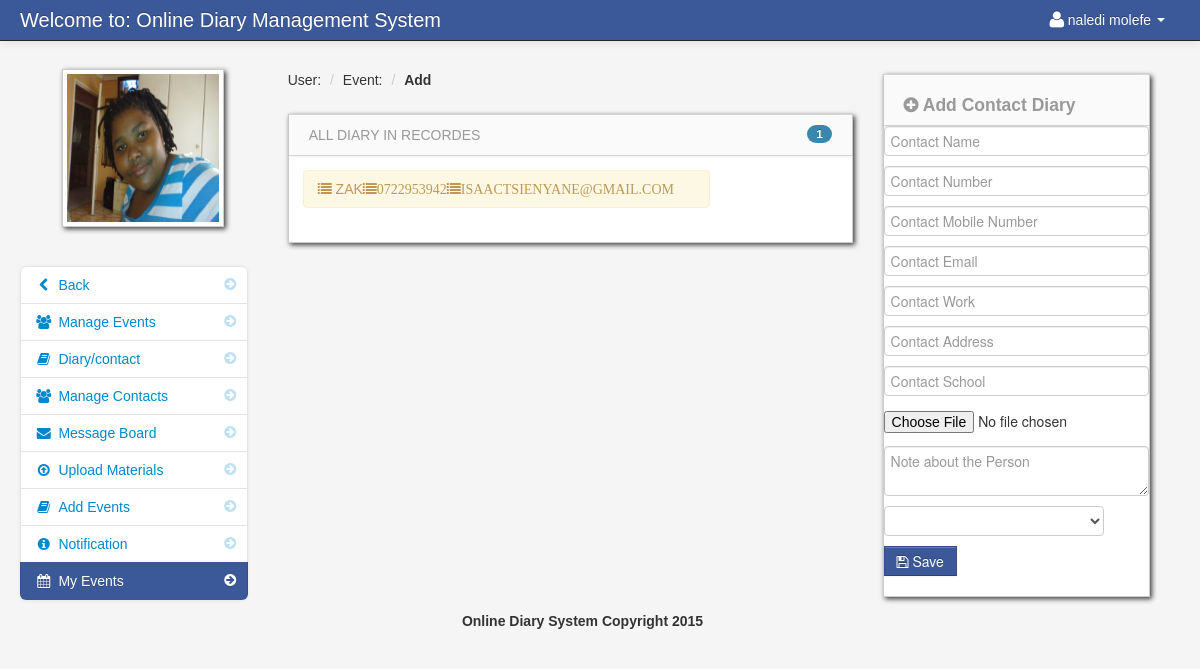
/diary/diary/diary.php?id=223 (signed in), run on the app's committed database.
### tables this page shows
CREATE TABLE IF NOT EXISTS `tbluser` (
`user_id` int(11) NOT NULL,
  `firstname` varchar(100) NOT NULL,
  `lastname` varchar(100) NOT NULL,
  `username` varchar(100) NOT NULL,
  `password` varchar(100) NOT NULL,
  `location` varchar(100) NOT NULL,
  `status` varchar(100) NOT NULL,
  `about` varchar(400) NOT NULL
);

CREATE TABLE IF NOT EXISTS `contact` (
`id` int(11) NOT NULL,
  `user_id` int(11) NOT NULL,
  `name` varchar(120) NOT NULL,
  `number` varchar(15) NOT NULL,
  `mobile` varchar(120) NOT NULL,
  `email` varchar(250) NOT NULL,
  `work` text NOT NULL,
  `address` varchar(120) NOT NULL,
  `school` varchar(120) NOT NULL,
  `pix` varchar(120) NOT NULL,
  `group` varchar(120) NOT NULL,
  `note` text NOT NULL,
  `time_add` varchar(20) NOT NULL
);

### diary/diary/session.php (called while the page is built, shortened)
<?php
$session_id=$_SESSION['id'];
?>

### diary/diary/diary.php (the view)
<?php include('header_dashboard.php');
 $id = $_GET['id']; ?>
    <body>
		<?php include('navbar.php'); ?>
        <div class="container-fluid">
            <div class="row-fluid">
				<?php include('calendar_sidebar.php'); ?>
                <div class="span6" id="content">
                     <div class="row-fluid">
					     <ul class="breadcrumb">
							<li><a href="#">User:</a> <span class="divider">/</span></li>
							<li><a href="#">Event:</a> <span class="divider">/</span></li>
							<li><a href="#"><b>Add</b></a></li>
						</ul>
                        <div id="block_bg" class="block">
                            <div class="navbar navbar-inner block-header">
								<?php
								$query = mysql_query("select * from contact where user_id = '$id'")or die(mysql_error());
									$count = mysql_num_rows($query);
								?>
                                <div id="" class="muted"><span class="muted pull-left">ALL DIARY IN RECORDES </span><span class="muted  pull-right badge badge-info"><?php echo $count; ?></span></div>
                            </div>
                            <div class="block-content collapse in">
                                <div class="span12">
									<div class="pull-left">
									<?php
									while($row = mysql_fetch_array($query)){
									?>
									<div class="alert"><i class="icon-list"></i> <?php echo strtoupper($row['name']); ?><i class="icon-list"><?php echo strtoupper($row['mobile']); ?></i><i class="icon-list"><?php echo strtoupper($row['email']); ?></i> </div>
									<?php } ?>
									</div>
                                </div>
                            </div>
                        </div>
                    </div>
                </div>
				<?php include('Add_diary.php'); ?>
            </div>
		<?php include('footer.php'); ?>
        </div>
		<?php include('script.php'); ?>
    </body>
</html>

### diary/diary/header_dashboard.php (shortened to what this page needs)
<!DOCTYPE html>
<html class="no-js">
    <head>
        <link href="admin/bootstrap/css/bootstrap.min.css" rel="stylesheet" media="screen">
        <link href="admin/bootstrap/css/bootstrap-responsive.min.css" rel="stylesheet" media="screen">
        <link href="admin/bootstrap/css/font-awesome.css" rel="stylesheet" media="screen">
        <link href="admin/bootstrap/css/my_style.css" rel="stylesheet" media="screen">
        <link href="admin/bootstrap/css/print.css" rel="stylesheet" media="print">
        <link href="admin/vendors/easypiechart/jquery.easy-pie-chart.css" rel="stylesheet" media="screen">
        <link href="admin/assets/styles.css" rel="stylesheet" media="screen">
		<link href="admin/vendors/fullcalendar/fullcalendar.css" rel="stylesheet" media="screen">
		<link href="admin/assets/DT_bootstrap.css" rel="stylesheet" media="screen">
		<link href="admin/vendors/jGrowl/jquery.jgrowl.css" rel="stylesheet" media="screen">
		<link rel="stylesheet" type="text/css" href="admin/vendors/bootstrap-wysihtml5/src/bootstrap-wysihtml5.css"></link>
		<link href="admin/vendors/jGrowl/jquery.jgrowl.css" rel="stylesheet" media="screen">
    </head>
<?php include('session.php'); ?>
<?php
	$get_id = $_SESSION['id'];
?>

### diary/diary/navbar.php (shortened to what this page needs)
<div class="navbar navbar-fixed-top navbar-inverse">
        <div class="navbar-inner">
            <div class="container-fluid">
                <a class="brand" href="#">Welcome to: Online Diary Management System</a>
				<?php if(isset($_SESSION['id'])){ ?>
					<div class="nav-collapse collapse">
						<ul class="nav pull-right">
							<?php $query= mysql_query("select * from tbluser where user_id = '$session_id'")or die(mysql_error());
									$row = mysql_fetch_array($query);
							?>
							<li class="dropdown">
								<a href="#" role="button" class="dropdown-toggle" data-toggle="dropdown"> <i class="icon-user icon-large"></i><?php echo $row['firstname']." ".$row['lastname'];  ?> <i class="caret"></i></a>
							</li>
						</ul>
					</div>
					<?php } ?>
            </div>
        </div>
</div>

### diary/diary/calendar_sidebar.php
<div class="span3" id="sidebar">
	<img id="avatar" src="admin/<?php echo $row['location']; ?>" class="img-polaroid">
		<ul class="nav nav-list bs-docs-sidenav nav-collapse collapse">
				<li class=""><a href="dasboard.php"><i class="icon-chevron-right"></i><i class="icon-chevron-left"></i>&nbsp;Back</a></li>
				<li class=""><a href="manage.php<?php echo '?id='.$get_id; ?>"><i class="icon-chevron-right"></i><i class="icon-group"></i>&nbsp;Manage Events</a></li>
				<li class=""><a href="diary.php<?php echo '?id='.$get_id; ?>"><i class="icon-chevron-right"></i><i class="icon-book"></i>&nbsp;Diary/contact</a></li>
				<li class=""><a href="contacts.php<?php echo '?id='.$get_id; ?>"><i class="icon-chevron-right"></i><i class="icon-group"></i>&nbsp;Manage Contacts</a></li>
				<li class=""><a href="message.php<?php echo '?id='.$get_id; ?>"><i class="icon-chevron-right"></i><i class="icon-envelope-alt"></i>&nbsp;Message Board</a></li>
				<li class=""><a href="uploads.php<?php echo '?id='.$get_id; ?>"><i class="icon-chevron-right"></i><i class="icon-upload"></i>&nbsp;Upload Materials</a></li>
				<li class=""><a href="add-event.php<?php echo '?id='.$get_id; ?>"><i class="icon-chevron-right"></i><i class="icon-book"></i>&nbsp;Add Events</a></li>
				<li class=""><a href="notification.php<?php echo '?id='.$get_id; ?>"><i class="icon-chevron-right"></i><i class="icon-info-sign"></i>&nbsp;Notification</a></li>
				<li class="active"><a href="myevents.php<?php echo '?id='.$get_id; ?>"><i class="icon-chevron-right"></i><i class="icon-calendar"></i>&nbsp;My Events</a></li>
		</ul>
</div>

### diary/diary/Add_diary.php (shortened to what this page needs)
<div class="span3" id="">
	<div class="row-fluid">
		<div id="block_bg" class="block">
			<div class="navbar navbar-inner block-header">
				<div id="" class="muted pull-left"><h4><i class="icon-plus-sign"></i> Add Contact Diary</h4></div>
			</div>
 <form id="add_event_" class="form-addEvent" method="post" enctype="multipart/form-data" >
	    <input type="text" class="input-block-level" <?php if(isset($name)){echo "value=\"$name\"";}?> name="name" id="name" placeholder="Contact Name" required/>
	    <input type="text" class="input-block-level" <?php if(isset($number)){echo "value=\"$number\"";}?>  name="number" id="number" placeholder="Contact Number" required/>
		<input type="text" class="input-block-level" id="username" <?php if(isset($mobile)){echo "value=\"$mobile\"";}?> name="mobile" placeholder="Contact Mobile Number" required/>
		<input type="text" class="input-block-level" id="venue" <?php if(isset($email)){echo "value=\"$email\"";}?> name="email" placeholder="Contact Email" required/>
		<input type="text" class="input-block-level" id="venue" <?php if(isset($work)){echo "value=\"$work\"";}?> name="work" placeholder="Contact Work" required/>
		<input type="text" class="input-block-level" id="venue" <?php if(isset($address)){echo "value=\"$address\"";}?> name="address" placeholder="Contact Address" required/>
		<input type="text" class="input-block-level" id="venue" <?php if(isset($school)){echo "value=\"$school\"";}?> name="school" placeholder="Contact School" required/>
		<div class="control-group">
				<div class="controls">
					<input name="uploaded_file"  class="input-file uniform_on" id="fileInput" type="file" required>
				</div>
			</div>
		<textarea class="input-block-level" id="note" name="note" placeholder="Note about the Person" required><?php if(isset($note)){echo $note;}?></textarea>
		<select name="group" class="chzn-select" required>
			<option></option>
					<?php
					$query = mysql_query("select * from `group` order by name");
					while($row = mysql_fetch_array($query)){
					?>
					<option value="<?php echo $row['name']; ?>"><?php echo $row['name']; ?> <?php echo $row['name']; ?> </option>
					<?php } ?>
		</select>
		<br/>
	<button id="signin" name="add" class="btn btn-info" type="submit"><i class="icon-save"></i> Save</button>
</form>
				</div>
			</div>
		</div>

### diary/diary/footer.php
<center>
		<footer>
		<p>Online Diary System Copyright 2015</p>
		</footer>
</center>

### diary/diary/script.php (shortened to what this page needs)
	<link href="admin/vendors/datepicker.css" rel="stylesheet" media="screen">
	<link href="admin/vendors/uniform.default.css" rel="stylesheet" media="screen">
	<link href="admin/vendors/chosen.min.css" rel="stylesheet" media="screen">
<link rel="stylesheet" type="text/css" href="admin/assets//style.css" />
	<link href="admin/vendors/datepicker.css" rel="stylesheet" media="screen">

### diary/diary/admin/assets/styles.css (style rules this page uses)
body { padding-top: 60px; padding-bottom: 40px; background-color: #f5f5f5; }
#content { margin-left:0px; }
.breadcrumb { margin: 0 0 0px; padding: 10px 0px; background-color: transparent; }
.block { background: url("../images/pixel-60fff.png") repeat scroll 0 0 rgba(0, 0, 0, 0) !important; border: 1px solid #ccc; background: white; margin: 1em 0em; border-top: none; -webkit-box-shadow: 2px 2px 5px rgba(0, 0, 6, 0.75); -moz-box-shadow: 2px 2px 5px rgba(0, 0, 6, 0.75); box-shadow: 2px 2px 5px rgba(0, 0, 6, 0.75); }
.block-content { margin: 1em; min-height: .25em; }
.block-header { margin-bottom: 0px; border-right: none; border-left: none; -webkit-border-radius: 0px; -moz-border-radius: 0px; border-radius: 0px; }
.block-header div { padding-top: 10px; }
.bs-docs-sidenav { max-width: 228px; margin: 30px 0 0; padding: 0; background-color: #fff; -webkit-border-radius: 6px; -moz-border-radius: 6px; border-radius: 6px; -webkit-box-shadow: 0 1px 4px rgba(0,0,0,.065); -moz-box-shadow: 0 1px 4px rgba(0,0,0,.065); box-shadow: 0 1px 4px rgba(0,0,0,.065); }
.bs-docs-sidenav > li > a { display: block; width: 190px \9; margin: 0 0 -1px; padding: 8px 14px; border: 1px solid #e5e5e5; }
.bs-docs-sidenav > li:first-child > a { -webkit-border-radius: 6px 6px 0 0; -moz-border-radius: 6px 6px 0 0; border-radius: 6px 6px 0 0; }
.bs-docs-sidenav > li:last-child > a { -webkit-border-radius: 0 0 6px 6px; -moz-border-radius: 0 0 6px 6px; border-radius: 0 0 6px 6px; }
.bs-docs-sidenav > .active > a { position: relative; z-index: 2; padding: 9px 15px; border: 0; text-shadow: 0 1px 0 rgba(0,0,0,.15); -webkit-box-shadow: inset 1px 0 0 rgba(0,0,0,.1), inset -1px 0 0 rgba(0,0,0,.1); -moz-box-shadow: inset 1px 0 0 rgba(0,0,0,.1), inset -1px 0 0 rgba(0,0,0,.1); box-shadow: inset 1px 0 0 rgba(0,0,0,.1), inset -1px 0 0 rgba(0,0,0,.1); }
.bs-docs-sidenav .icon-chevron-right { float: right; margin-top: 2px; margin-right: -6px; opacity: .25; }
.bs-docs-sidenav .active .icon-chevron-right, .bs-docs-sidenav .active a:hover .icon-chevron-right { opacity: 1; }

### data on the page
tbluser: firstname "naledi", lastname "molefe", location (picture)
contact: name "ZAK", mobile "0722953942", email "ISAACTSIENYANE@GMAIL.COM"

### other printed values
$count "1"
